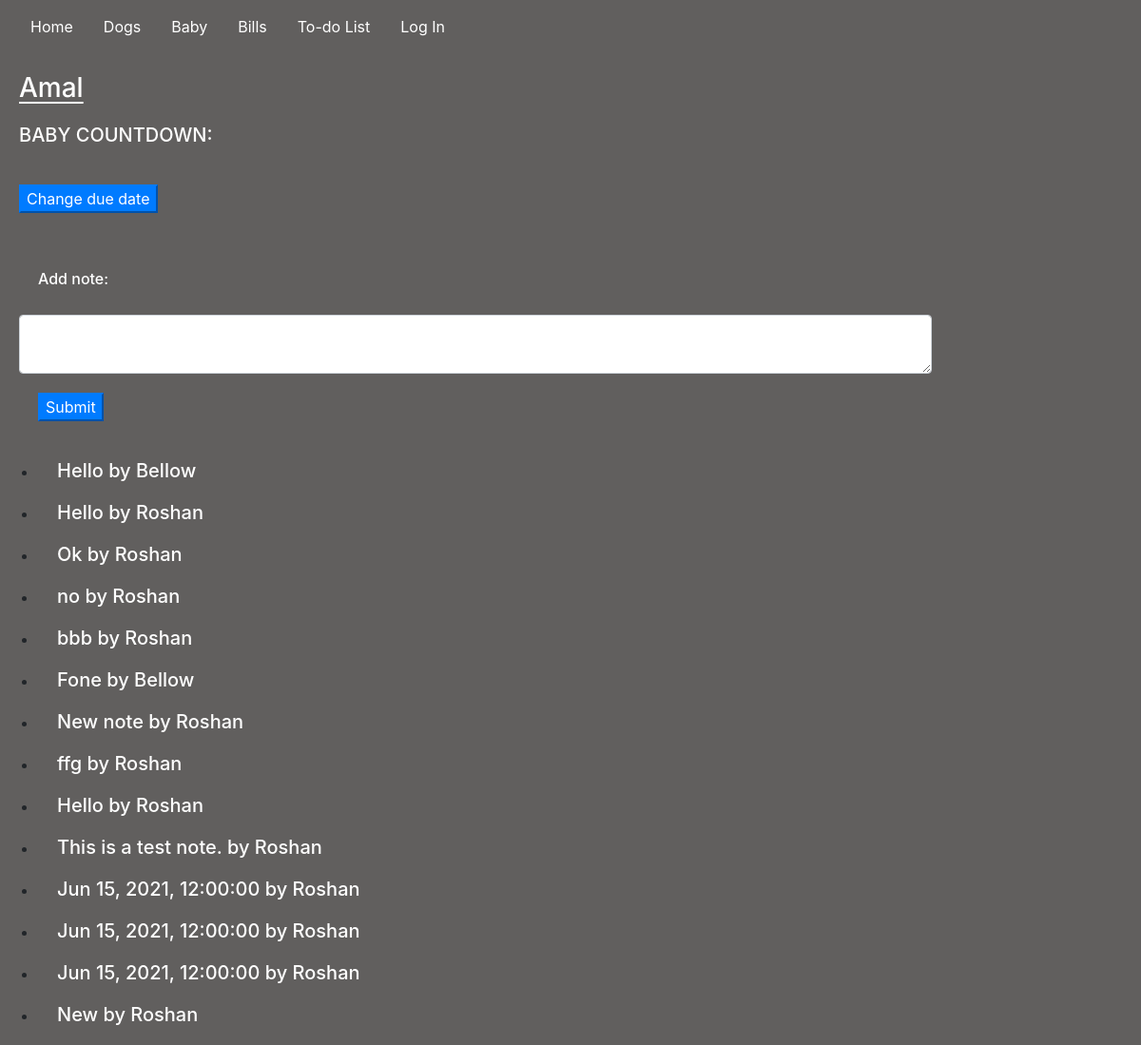
Screenshot of /baby_name/Amal with the database file from the repository.
### housemanager/models.py (models this page shows, shortened)
class Baby(models.Model):
    baby_name = models.CharField(max_length=100)
    baby_due = models.DateField(default=datetime.now, blank=True)

class Notes(models.Model):
    note = models.TextField(blank=True)
    user_note = models.ForeignKey(User, on_delete=models.CASCADE)

### housemanager/views.py (the view)
# urls.py: path("baby_name/<str:baby_name>", views.baby_name, name="baby_name"),
@csrf_exempt
def baby_name(request, baby_name):
    if request.method == "GET":
        notes = Notes.objects.all()
        baby = Baby.objects.get(baby_name=baby_name)
        return render(request, "housemanager/baby_name.html", {
            "notes": notes,
            "baby": baby
        })
    else:
        baby = Baby.objects.get(baby_name=baby_name)
        return JsonResponse(f"{baby.baby_due}", safe=False)

### housemanager/templates/housemanager/baby_name.html (shortened to what this page needs)
{% extends "housemanager/layout.html" %}
{% load static %}
{% block body %}
<h3 style="text-decoration: underline; text-underline-offset: 5px;" id="name">{{baby.baby_name}}</h3>
<div id="count-div">
    <h5>BABY COUNTDOWN:</h5>
    <button id="duedate" class="btn-primary">Change due date</button>
</div>
<div id="note-div">
    <label for="note"><h6>Add note:</h5></label>
    <textarea class="form-control" id="note"></textarea>
    <button class="btn-primary" id="note-but">Submit</button>
</div>
<div>
    <ul id="baby-notes">
        {% for notes in notes%}
        <li>
            <h5>{{notes.note}} by {{notes.user_note | title}}</h5>
        </li>
        {% endfor %}
    </ul>
</div>
{% endblock %}

### housemanager/static/housemanager/styles.css (style rules this page uses)
html, body { background-color: #615f5e; margin: 0; padding: 0; display: block; }
h4, h3 { color: white; margin: 20px; }
h5, h6 { color: white; margin: 20px; }
.btn-primary { margin: 20px; }
#note-div { width: 80%; margin: 20px; }
#note-but { margin-left: 20px; }

### rows the page displays
Baby: baby_name "Amal"
Notes: note "Hello", user_note "Bellow"
Notes: note "Hello", user_note "Roshan"
Notes: note "Ok", user_note "Roshan"
Notes: note "no", user_note "Roshan"
Notes: note "bbb", user_note "Roshan"
Notes: note "Fone", user_note "Bellow"
Notes: note "New note", user_note "Roshan"
Notes: note "ffg", user_note "Roshan"
Notes: note "Hello", user_note "Roshan"
Notes: note "This is a test note.", user_note "Roshan"
Notes: note "Jun 15, 2021, 12:00:00", user_note "Roshan"
Notes: note "Jun 15, 2021, 12:00:00", user_note "Roshan"
Notes: note "Jun 15, 2021, 12:00:00", user_note "Roshan"
Notes: note "New", user_note "Roshan"
